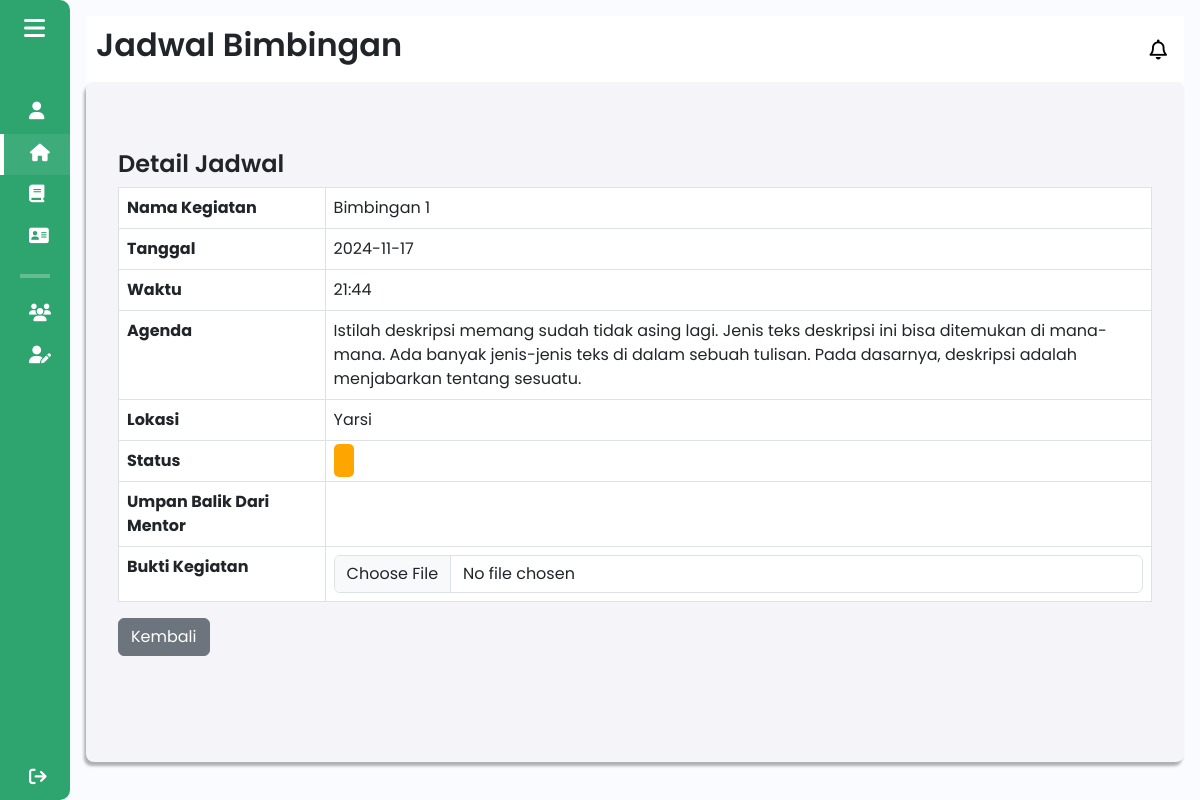
Before: /components/pages/mahasiswa/detail_jadwal_mahasiswa.php?id=14 (signed in) with the older database file.
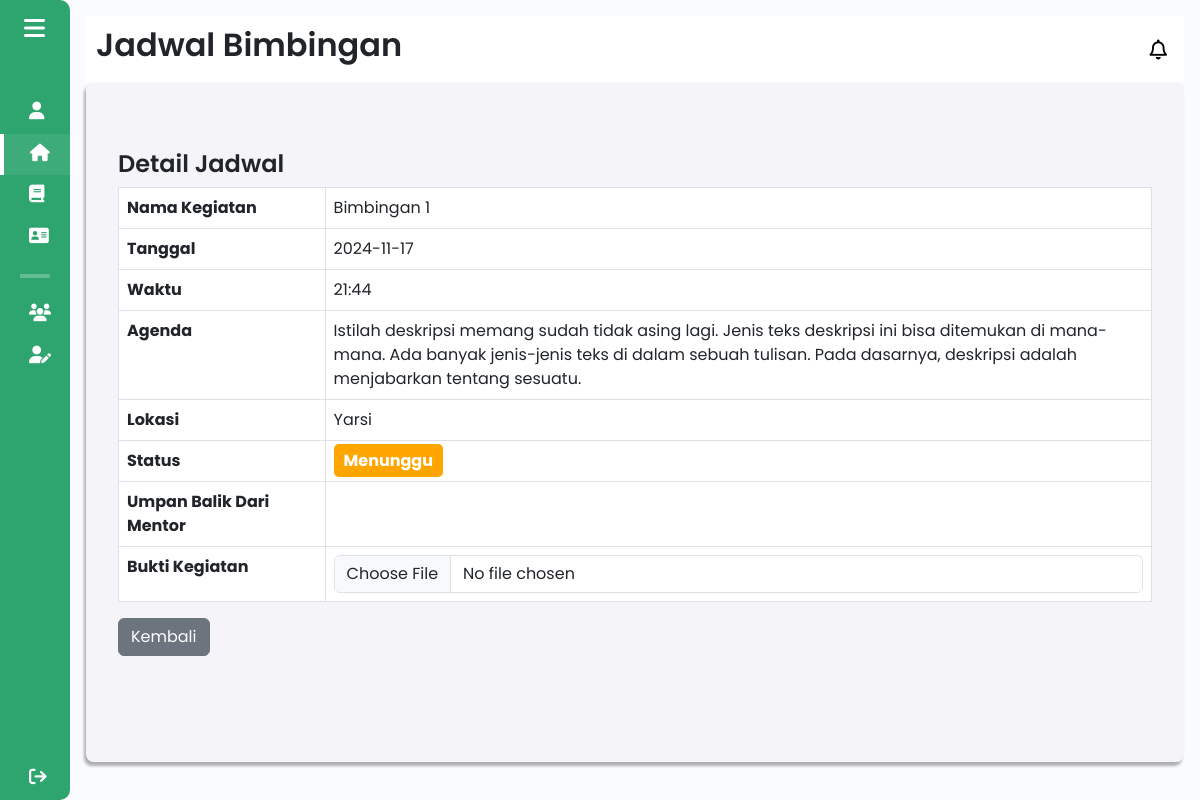
After: the same page with the newer database file.
### tables this page shows
CREATE TABLE `jadwal` (
  `id` int(11) NOT NULL,
  `nama_kegiatan` varchar(255) NOT NULL,
  `tanggal` date NOT NULL,
  `waktu` varchar(5) NOT NULL,
  `agenda` text NOT NULL,
  `lokasi` varchar(255) NOT NULL,
  `feedback_mentor` varchar(1000) NOT NULL,
  `status` enum('menunggu','ditolak','disetujui') NOT NULL
);

### components/pages/mahasiswa/detail_jadwal_mahasiswa.php (the view, shortened to what this page needs)
<?php
include $_SERVER['DOCUMENT_ROOT'] . '/Aplikasi-Kewirausahaan/config/db_connection.php';
$id = isset($_GET['id']) ? $_GET['id'] : null;
if ($id) {
    $sql = "SELECT * FROM jadwal WHERE id = ?";
    $stmt = $conn->prepare($sql);
    $stmt->bind_param("i", $id);
    $stmt->execute();
    $result = $stmt->get_result();
    if ($result->num_rows > 0) {
        $data = $result->fetch_assoc();
    } else {
        echo "Jadwal tidak ditemukan!";
        exit;
    }
} else {
    echo "ID tidak valid!";
    exit;
}
?>
<!DOCTYPE html>
<html lang="en">
<head>
    <link href="https://cdn.lineicons.com/4.0/lineicons.css" rel="stylesheet" />
    <link href="https://cdn.jsdelivr.net/npm/bootstrap@5.3.0-alpha3/dist/css/bootstrap.min.css" rel="stylesheet"
>
    <link rel="stylesheet" href="/Aplikasi-Kewirausahaan/assets/css/mahasiswa/jadwal_bimbingan_mahasiswa.css">
    <link rel="stylesheet" href="/Aplikasi-Kewirausahaan/assets/css/detail_jadwal_bimbingan.css">
</head>
<body>
    <div class="wrapper">
        <?php
        include 'sidebar_mahasiswa.php';
        ?>
        <div class="main p-3">
            <div class="main_header">
                <?php
                    include 'header_mahasiswa.php';
                ?>
            </div>
            <div class="main_wrapper">
                <div class="container mt-5">
                    <h1>Detail Jadwal</h1>
                    <table class="table table-bordered">
                        <tr>
                            <th>Nama Kegiatan</th>
                            <td><?php echo htmlspecialchars($data['nama_kegiatan']); ?></td>
                        </tr>
                        <tr>
                            <th>Tanggal</th>
                            <td><?php echo htmlspecialchars($data['tanggal']); ?></td>
                        </tr>
                        <tr>
                            <th>Waktu</th>
                            <td><?php echo htmlspecialchars($data['waktu']); ?></td>
                        </tr>
                        <tr>
                            <th>Agenda</th>
                            <td><?php echo htmlspecialchars($data['agenda']); ?></td>
                        </tr>
                        <tr>
                            <th>Lokasi</th>
                            <td><?php echo htmlspecialchars($data['lokasi']); ?></td>
                        </tr>
                        <tr>
                            <th>Status</th>
                            <td>
                                <span id="status-label" class="status"
                                    style="background-color: <?php
                                        if ($data['status'] == 'disetujui') {
                                            echo '#2ea56f';
                                        } elseif ($data['status'] == 'ditolak') {
                                            echo '#dc3545';
                                        } else {
                                            echo 'orange';
                                        }
                                    ?>;">
                                    <?php echo htmlspecialchars($data['status']); ?>
                                </span>
                            </td>
                        </tr>
                        <tr>
                            <th>Umpan Balik Dari Mentor</th>
                            <td><?php echo isset($data['status']) ? htmlspecialchars($data['feedback_mentor']) : 'N/A'; ?></td>
                        </tr>
                        <tr>
                            <th title="Masukkan Bukti Kegiatan Anda dalam format Pdf atau Gambar disini" >Bukti Kegiatan</th>
                            <td>
                                <div class="input-group">
                                    <input type="file" class="form-control" id="customFile" accept=".pdf, .jpg, .jpeg, .png, .gif">
                                </div>
                            </td>
                        </tr>
                    </table>
                    <a href="jadwal_bimbingan_mahasiswa.php" class="btn btn-secondary">Kembali</a>
                </div>
            </div>
    </div>
</body>
</html>

Changed rows visible on the page:
changed jadwal "Bimbingan 1": status (not shown) → "Menunggu"
